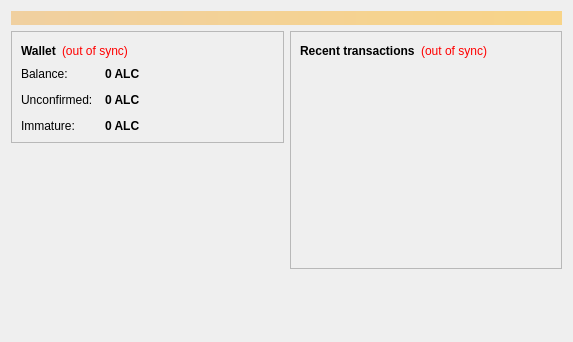
<?xml version="1.0" encoding="UTF-8"?>
<ui version="4.0">
 <class>OverviewPage</class>
 <widget class="QWidget" name="OverviewPage">
  <property name="geometry">
   <rect>
    <x>0</x>
    <y>0</y>
    <width>573</width>
    <height>342</height>
   </rect>
  </property>
  <property name="windowTitle">
   <string>Form</string>
  </property>
  <layout class="QVBoxLayout" name="topLayout">
   <item>
    <widget class="QLabel" name="labelAlerts">
     <property name="visible">
      <bool>false</bool>
     </property>
     <property name="styleSheet">
      <string notr="true">background-color: qlineargradient(x1: 0, y1: 0, x2: 1, y2: 0, stop:0 #F0D0A0, stop:1 #F8D488); color:#000000;</string>
     </property>
     <property name="wordWrap">
      <bool>true</bool>
     </property>
     <property name="margin">
      <number>3</number>
     </property>
    </widget>
   </item>
   <item>
    <layout class="QHBoxLayout" name="horizontalLayout" stretch="1,1">
     <item>
      <layout class="QVBoxLayout" name="verticalLayout_2">
       <item>
        <widget class="QFrame" name="frame">
         <property name="frameShape">
          <enum>QFrame::StyledPanel</enum>
         </property>
         <property name="frameShadow">
          <enum>QFrame::Raised</enum>
         </property>
         <layout class="QVBoxLayout" name="verticalLayout_4">
          <item>
           <layout class="QHBoxLayout" name="horizontalLayout_4">
            <item>
             <widget class="QLabel" name="label_5">
              <property name="font">
               <font>
                <weight>75</weight>
                <bold>true</bold>
               </font>
              </property>
              <property name="text">
               <string>Wallet</string>
              </property>
             </widget>
            </item>
            <item>
             <widget class="QLabel" name="labelWalletStatus">
              <property name="toolTip">
               <string>The displayed information may be out of date. Your wallet automatically synchronizes with the Altcoin network after a connection is established, but this process has not completed yet.</string>
              </property>
              <property name="styleSheet">
               <string notr="true">QLabel { color: red; }</string>
              </property>
              <property name="text">
               <string notr="true">(out of sync)</string>
              </property>
              <property name="alignment">
               <set>Qt::AlignLeading|Qt::AlignLeft|Qt::AlignVCenter</set>
              </property>
             </widget>
            </item>
            <item>
             <spacer name="horizontalSpacer_2">
              <property name="orientation">
               <enum>Qt::Horizontal</enum>
              </property>
              <property name="sizeHint" stdset="0">
               <size>
                <width>40</width>
                <height>20</height>
               </size>
              </property>
             </spacer>
            </item>
           </layout>
          </item>
          <item>
           <layout class="QFormLayout" name="formLayout_2">
            <property name="fieldGrowthPolicy">
             <enum>QFormLayout::AllNonFixedFieldsGrow</enum>
            </property>
            <property name="horizontalSpacing">
             <number>12</number>
            </property>
            <property name="verticalSpacing">
             <number>12</number>
            </property>
            <item row="0" column="0">
             <widget class="QLabel" name="label">
              <property name="text">
               <string>Balance:</string>
              </property>
             </widget>
            </item>
            <item row="0" column="1">
             <widget class="QLabel" name="labelBalance">
              <property name="font">
               <font>
                <weight>75</weight>
                <bold>true</bold>
               </font>
              </property>
              <property name="cursor">
               <cursorShape>IBeamCursor</cursorShape>
              </property>
              <property name="toolTip">
               <string>Your current balance</string>
              </property>
              <property name="text">
               <string notr="true">0 ALC</string>
              </property>
              <property name="textInteractionFlags">
               <set>Qt::LinksAccessibleByMouse|Qt::TextSelectableByKeyboard|Qt::TextSelectableByMouse</set>
              </property>
             </widget>
            </item>
            <item row="1" column="0">
             <widget class="QLabel" name="label_3">
              <property name="text">
               <string>Unconfirmed:</string>
              </property>
             </widget>
            </item>
            <item row="1" column="1">
             <widget class="QLabel" name="labelUnconfirmed">
              <property name="font">
               <font>
                <weight>75</weight>
                <bold>true</bold>
               </font>
              </property>
              <property name="cursor">
               <cursorShape>IBeamCursor</cursorShape>
              </property>
              <property name="toolTip">
               <string>Total of transactions that have yet to be confirmed, and do not yet count toward the current balance</string>
              </property>
              <property name="text">
               <string notr="true">0 ALC</string>
              </property>
              <property name="textInteractionFlags">
               <set>Qt::LinksAccessibleByMouse|Qt::TextSelectableByKeyboard|Qt::TextSelectableByMouse</set>
              </property>
             </widget>
            </item>
            <item row="2" column="0">
             <widget class="QLabel" name="labelImmatureText">
              <property name="text">
               <string>Immature:</string>
              </property>
             </widget>
            </item>
            <item row="2" column="1">
             <widget class="QLabel" name="labelImmature">
              <property name="font">
               <font>
                <weight>75</weight>
                <bold>true</bold>
               </font>
              </property>
              <property name="toolTip">
               <string>Mined balance that has not yet matured</string>
              </property>
              <property name="text">
               <string notr="true">0 ALC</string>
              </property>
              <property name="textInteractionFlags">
               <set>Qt::LinksAccessibleByMouse|Qt::TextSelectableByKeyboard|Qt::TextSelectableByMouse</set>
              </property>
             </widget>
            </item>
           </layout>
          </item>
         </layout>
        </widget>
       </item>
       <item>
        <spacer name="verticalSpacer">
         <property name="orientation">
          <enum>Qt::Vertical</enum>
         </property>
         <property name="sizeHint" stdset="0">
          <size>
           <width>20</width>
           <height>40</height>
          </size>
         </property>
        </spacer>
       </item>
      </layout>
     </item>
     <item>
      <layout class="QVBoxLayout" name="verticalLayout_3">
       <item>
        <widget class="QFrame" name="frame_2">
         <property name="frameShape">
          <enum>QFrame::StyledPanel</enum>
         </property>
         <property name="frameShadow">
          <enum>QFrame::Raised</enum>
         </property>
         <layout class="QVBoxLayout" name="verticalLayout">
          <item>
           <layout class="QHBoxLayout" name="horizontalLayout_2">
            <item>
             <widget class="QLabel" name="label_4">
              <property name="text">
               <string>&lt;b&gt;Recent transactions&lt;/b&gt;</string>
              </property>
             </widget>
            </item>
            <item>
             <widget class="QLabel" name="labelTransactionsStatus">
              <property name="toolTip">
               <string>The displayed information may be out of date. Your wallet automatically synchronizes with the Altcoin network after a connection is established, but this process has not completed yet.</string>
              </property>
              <property name="styleSheet">
               <string notr="true">QLabel { color: red; }</string>
              </property>
              <property name="text">
               <string notr="true">(out of sync)</string>
              </property>
              <property name="alignment">
               <set>Qt::AlignRight|Qt::AlignTrailing|Qt::AlignVCenter</set>
              </property>
             </widget>
            </item>
            <item>
             <spacer name="horizontalSpacer">
              <property name="orientation">
               <enum>Qt::Horizontal</enum>
              </property>
              <property name="sizeHint" stdset="0">
               <size>
                <width>40</width>
                <height>20</height>
               </size>
              </property>
             </spacer>
            </item>
           </layout>
          </item>
          <item>
           <widget class="QListView" name="listTransactions">
            <property name="styleSheet">
             <string notr="true">QListView { background: transparent; }</string>
            </property>
            <property name="frameShape">
             <enum>QFrame::NoFrame</enum>
            </property>
            <property name="verticalScrollBarPolicy">
             <enum>Qt::ScrollBarAlwaysOff</enum>
            </property>
            <property name="horizontalScrollBarPolicy">
             <enum>Qt::ScrollBarAlwaysOff</enum>
            </property>
            <property name="selectionMode">
             <enum>QAbstractItemView::NoSelection</enum>
            </property>
           </widget>
          </item>
         </layout>
        </widget>
       </item>
       <item>
        <spacer name="verticalSpacer_2">
         <property name="orientation">
          <enum>Qt::Vertical</enum>
         </property>
         <property name="sizeHint" stdset="0">
          <size>
           <width>20</width>
           <height>40</height>
          </size>
         </property>
        </spacer>
       </item>
      </layout>
     </item>
    </layout>
   </item>
  </layout>
 </widget>
 <resources/>
 <connections/>
</ui>
